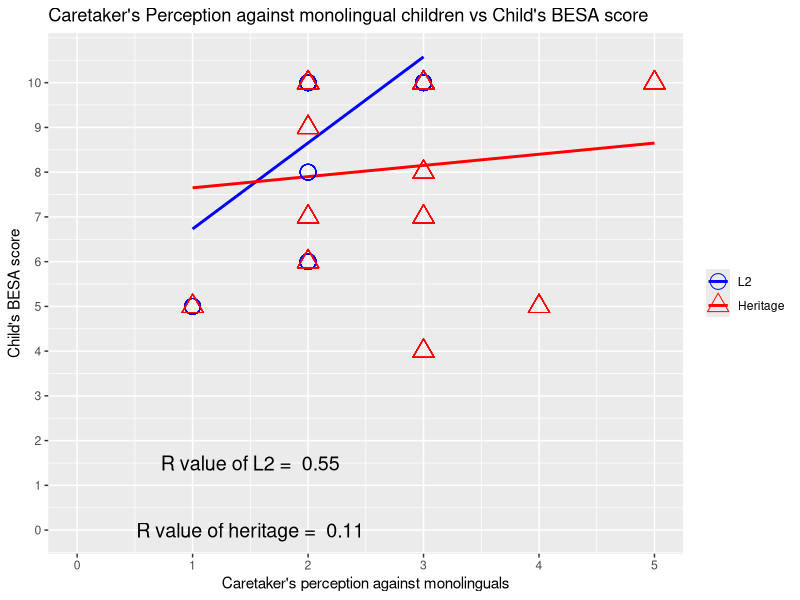
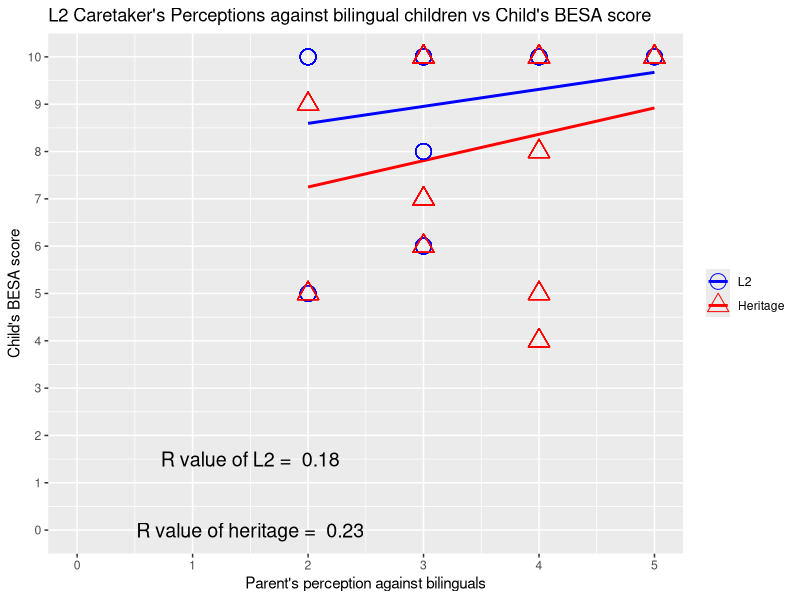

Reproduce these figures in R, in order.
## ---- chunk 1
knitr::opts_chunk$set(echo = FALSE)
## ---- chunk 2
library(ggplot2)
## ---- chunk 3
library(tidyverse)  # ggplot2, dplyr, tidyr, readr, purr, tiblle, stringr, forcats

# L2 speaker data
L2 = read_delim('aresty_L2_dataframe.csv', delim = ',') 
# heritage speaker data
H = read_delim('aresty_heritage_df.csv', delim = ',')

# L2 + heritage
L2H = rbind(L2, H)
## ---- chunk 4
#L2 unduplicated

L2_undup <- L2 %>%
  group_by(participant) %>% 
  summarize(mono = mean(mono), besasp_total = mean(besasp_total))

#H unduplicated
H_undup <- H %>%
  group_by(participant) %>%
  summarize(mono = mean(mono), besasp_total = mean(besasp_total))

## ---- chunk 5

library(grid)

#monolingual data graphed for heritage & L2 speakers
mono = ggplot(data=L2H, aes(x=mono, y=besasp_total, color=heritage_, shape=heritage_)) +
  geom_smooth(method="lm", se=FALSE) +
  geom_point(size=5) +
  labs(title="Caretaker's Perception against monolingual children vs Child's BESA score", x="Caretaker's perception against monolinguals", y="Child's BESA score", shape="heritage?") +  
  scale_y_continuous(breaks = round(seq(min(0), max(10), by = 1),1)) +
  xlim(0,5) +
  scale_color_manual(name=NULL,
                     labels = c("L2", "Heritage"),
                     values = c("blue", "red")) +
  scale_shape_manual(name=NULL,
                     labels = c("L2", "Heritage"),
                     values = c(1,2))

mono + annotate(x=1.5, y=1.5, 
              label=paste("R value of L2 = ", round(cor(L2$mono, L2$besasp_total),2)), 
              geom="text", size=5) +
  annotate(x=1.5, y=0, 
           label=paste("R value of heritage = ", round(cor(H$mono, H$besasp_total),2)), 
           geom="text", size=5)
## ---- chunk 6
#bilingual data graphed for heritage & L2 speakers
bi = ggplot(data=L2H, aes(x=bi, y=besasp_total, color=heritage_, shape=heritage_)) +
  geom_smooth(method="lm", se=FALSE) +
  geom_point(size=5) +
  labs(title="L2 Caretaker's Perceptions against bilingual children vs Child's BESA score", x="Parent's perception against bilinguals", y="Child's BESA score", shape="heritage?") +  
  scale_y_continuous(breaks = round(seq(min(0), max(10), by = 1),1)) +
  xlim(0,5) +
  scale_color_manual(name=NULL,
                     labels = c("L2", "Heritage"),
                     values = c("blue", "red")) +
  scale_shape_manual(name=NULL,
                     labels = c("L2", "Heritage"),
                     values = c(1,2))

bi + annotate(x=1.5, y=1.5, 
              label=paste("R value of L2 = ", round(cor(L2$bi, L2$besasp_total),2)), 
              geom="text", size=5) +
  annotate(x=1.5, y=0, 
           label=paste("R value of heritage = ", round(cor(H$bi, H$besasp_total),2)), 
           geom="text", size=5)
## ---- chunk 7
#L2 unduplicated

L2_undup <- L2 %>%
  group_by(participant) %>% 
  summarize(mono = mean(mono), besasp_total = mean(besasp_total))

#H unduplicated
H_undup <- H %>%
  group_by(participant) %>%
  summarize(mono = mean(mono), besasp_total = mean(besasp_total))

## ---- chunk 8
#L2 df without duplications
L2_undup = L2[ !duplicated(L2$participant),]
view(L2_undup)

#heritage df without duplications
H_undup = H[ !duplicated(H$participant),]
view(H_undup)

## ---- chunk 9
#t tests comparing heritage&L2 caretaker ratings

#do the heritage parents & L2 parents differ in how they rate their children compared to monolinguals?
ttest = t.test(H_undup$mono,L2_undup$mono)
ttest

#do the heritage & L2 parents differ in how they rate their childrne compared to bilinguals?
ttest2 = t.test(H_undup$bi, L2_undup$bi)
ttest2

## ---- chunk 10
#unduplicated L2 + H dataframe

L2H_undup = rbind(L2_undup, H_undup)
## ---- chunk 11
view(L2H_undup)
view(H_undup)
view(L2_undup)
## ---- chunk 12
#histogram plot for heritage vs L2 parent scores monolingual

histo_mono = ggplot(L2H_undup, aes(x=mono, fill=heritage_)) +
  geom_histogram() +
  labs(fill="heritage?", x="proficiency compared to monolingual", title="Heritage vs L2 Children's proficiency scores compared to monolinguals")
## ---- chunk 13
#histogram plot for heritage vs L2 parent scores bilingual

histo_bi = ggplot(L2H_undup, aes(x=bi, fill=heritage_)) +
  geom_histogram() +
  labs(fill="heritage?", x="proficiency compared to bilingual", title="Heritage vs L2 Children's proficiency scores compared to monolinguals")
